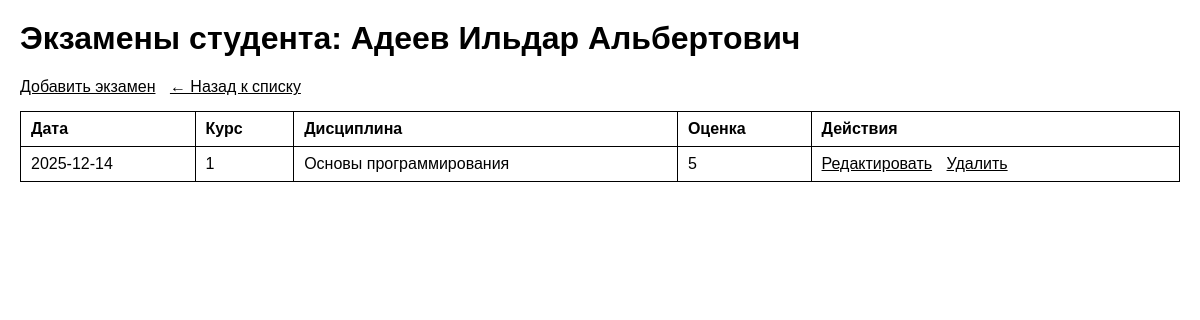
The page /index.php?action=exams_list&student_id=1 on the database its author committed.
### tables this page shows
CREATE TABLE students (
        id INTEGER PRIMARY KEY,
        group_id INTEGER NOT NULL,
        full_name TEXT NOT NULL,
        gender TEXT NOT NULL CHECK(gender IN ('М', 'Ж')),
        birth_date TEXT NOT NULL,
        student_id TEXT NOT NULL UNIQUE,
        FOREIGN KEY (group_id) REFERENCES groups(id) ON DELETE CASCADE
    );

CREATE TABLE exams (
        id INTEGER PRIMARY KEY,
        student_id INTEGER NOT NULL,
        discipline_id INTEGER NOT NULL,
        exam_date TEXT NOT NULL,
        score INTEGER NOT NULL CHECK(score BETWEEN 2 AND 5),
        FOREIGN KEY (student_id) REFERENCES students(id) ON DELETE CASCADE,
        FOREIGN KEY (discipline_id) REFERENCES disciplines(id) ON DELETE CASCADE
    );

CREATE TABLE disciplines (
        id INTEGER PRIMARY KEY,
        program TEXT NOT NULL,
        course INTEGER NOT NULL,
        name TEXT NOT NULL,
        UNIQUE(program, course, name)
    );

### src/models/Student.php (called while the page is built, shortened)
<?php
class Student {
    public static function find($id) {
        $db = getDatabaseConnection();
        $stmt = $db->prepare("SELECT * FROM students WHERE id = ?");
        $stmt->execute([$id]);
        return $stmt->fetch(PDO::FETCH_ASSOC);
    }
}

### src/models/Exam.php (called while the page is built, shortened)
<?php
class Exam {
    public static function findByStudent($studentId) {
        $db = getDatabaseConnection();
        $sql = "
            SELECT e.*, d.name AS discipline_name, d.course
            FROM exams e
            JOIN disciplines d ON e.discipline_id = d.id
            WHERE e.student_id = ?
            ORDER BY e.exam_date
        ";
        $stmt = $db->prepare($sql);
        $stmt->execute([$studentId]);
        return $stmt->fetchAll(PDO::FETCH_ASSOC);
    }
}

### src/views/exams/list.php (the view, shortened to what this page needs)
<!DOCTYPE html>
<html lang="ru">
<head>
</head>
<body>
    <h1>Экзамены студента: <?= htmlspecialchars($student['full_name']) ?></h1>
    <a href="index.php?action=exam_create&student_id=<?= $student['id'] ?>">Добавить экзамен</a>
    <a href="index.php">← Назад к списку</a>
    <table>
        <thead>
            <tr>
                <th>Дата</th>
                <th>Курс</th>
                <th>Дисциплина</th>
                <th>Оценка</th>
                <th>Действия</th>
            </tr>
        </thead>
        <tbody>
            <?php if (empty($exams)): ?>
                <tr><td colspan="5" style="text-align:center;">Нет экзаменов</td></tr>
            <?php else: ?>
                <?php foreach ($exams as $e): ?>
                    <tr>
                        <td><?= htmlspecialchars($e['exam_date']) ?></td>
                        <td><?= htmlspecialchars($e['course']) ?></td>
                        <td><?= htmlspecialchars($e['discipline_name']) ?></td>
                        <td><?= htmlspecialchars($e['score']) ?></td>
                        <td>
                            <a href="index.php?action=exam_edit&id=<?= $e['id'] ?>">Редактировать</a>
                            <a href="index.php?action=exam_delete&id=<?= $e['id'] ?>">Удалить</a>
                        </td>
                    </tr>
                <?php endforeach; ?>
            <?php endif; ?>
        </tbody>
    </table>
</body>
</html>

### src/views/exams/list.php (style rules this page uses)
body { font-family: sans-serif; margin: 20px; background: white; color: black; }
h1 { margin-top: 0; }
table { width: 100%; border-collapse: collapse; margin-top: 15px; }
th, td { padding: 8px 10px; text-align: left; border: 1px solid #000; }
th { font-weight: bold; }
a { text-decoration: underline; color: #000; margin-right: 10px; }

### rows shown on the page
students: full_name "Адеев Ильдар Альбертович"
exams: exam_date "2025-12-14", discipline.course "1", discipline.name "Основы программирования", score "5"
